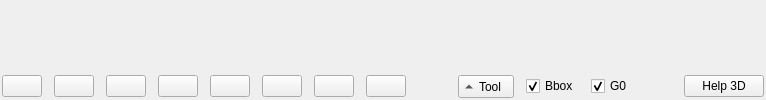
        <widget class="QWidget" name="tabVisu3D">
         <property name="sizePolicy">
          <sizepolicy hsizetype="Preferred" vsizetype="Preferred">
           <horstretch>1</horstretch>
           <verstretch>1</verstretch>
          </sizepolicy>
         </property>
         <attribute name="title">
          <string>Viewer3D</string>
         </attribute>
         <layout class="QVBoxLayout" name="verticalLayout_4">
          <property name="spacing">
           <number>1</number>
          </property>
          <property name="leftMargin">
           <number>2</number>
          </property>
          <property name="topMargin">
           <number>2</number>
          </property>
          <property name="rightMargin">
           <number>2</number>
          </property>
          <property name="bottomMargin">
           <number>2</number>
          </property>
          <item>
           <widget class="Viewer" name="visu3D" native="true">
            <property name="sizePolicy">
             <sizepolicy hsizetype="Preferred" vsizetype="Preferred">
              <horstretch>1</horstretch>
              <verstretch>1</verstretch>
             </sizepolicy>
            </property>
            <property name="palette">
             <palette>
              <active>
               <colorrole role="Base">
                <brush brushstyle="SolidPattern">
                 <color alpha="255">
                  <red>255</red>
                  <green>255</green>
                  <blue>255</blue>
                 </color>
                </brush>
               </colorrole>
               <colorrole role="Window">
                <brush brushstyle="SolidPattern">
                 <color alpha="255">
                  <red>255</red>
                  <green>255</green>
                  <blue>255</blue>
                 </color>
                </brush>
               </colorrole>
              </active>
              <inactive>
               <colorrole role="Base">
                <brush brushstyle="SolidPattern">
                 <color alpha="255">
                  <red>255</red>
                  <green>255</green>
                  <blue>255</blue>
                 </color>
                </brush>
               </colorrole>
               <colorrole role="Window">
                <brush brushstyle="SolidPattern">
                 <color alpha="255">
                  <red>255</red>
                  <green>255</green>
                  <blue>255</blue>
                 </color>
                </brush>
               </colorrole>
              </inactive>
              <disabled>
               <colorrole role="Base">
                <brush brushstyle="SolidPattern">
                 <color alpha="255">
                  <red>255</red>
                  <green>255</green>
                  <blue>255</blue>
                 </color>
                </brush>
               </colorrole>
               <colorrole role="Window">
                <brush brushstyle="SolidPattern">
                 <color alpha="255">
                  <red>255</red>
                  <green>255</green>
                  <blue>255</blue>
                 </color>
                </brush>
               </colorrole>
              </disabled>
             </palette>
            </property>
            <property name="focusPolicy">
             <enum>Qt::StrongFocus</enum>
            </property>
           </widget>
          </item>
          <item>
           <layout class="QHBoxLayout" name="layout3D">
            <property name="spacing">
             <number>12</number>
            </property>
            <property name="sizeConstraint">
             <enum>QLayout::SetMinimumSize</enum>
            </property>
            <property name="leftMargin">
             <number>0</number>
            </property>
            <item>
             <widget class="QPushButton" name="View3DButton">
              <property name="toolTip">
               <string>Perspective view</string>
              </property>
              <property name="text">
               <string/>
              </property>
              <property name="icon">
               <iconset resource="../GrblController.qrc">
                <normaloff>:/img/isoview2.png</normaloff>:/img/isoview2.png</iconset>
              </property>
             </widget>
            </item>
            <item>
             <widget class="QPushButton" name="FrontViewButton">
              <property name="enabled">
               <bool>true</bool>
              </property>
              <property name="toolTip">
               <string>Front view</string>
              </property>
              <property name="text">
               <string/>
              </property>
              <property name="icon">
               <iconset resource="../GrblController.qrc">
                <normaloff>:/img/frontview.png</normaloff>:/img/frontview.png</iconset>
              </property>
             </widget>
            </item>
            <item>
             <widget class="QPushButton" name="BackViewButton">
              <property name="toolTip">
               <string>Back view</string>
              </property>
              <property name="text">
               <string/>
              </property>
              <property name="icon">
               <iconset resource="../GrblController.qrc">
                <normaloff>:/img/backview.png</normaloff>:/img/backview.png</iconset>
              </property>
             </widget>
            </item>
            <item>
             <widget class="QPushButton" name="LeftViewButton">
              <property name="toolTip">
               <string>Left view</string>
              </property>
              <property name="text">
               <string/>
              </property>
              <property name="icon">
               <iconset resource="../GrblController.qrc">
                <normaloff>:/img/leftview.png</normaloff>:/img/leftview.png</iconset>
              </property>
             </widget>
            </item>
            <item>
             <widget class="QPushButton" name="RightViewButton">
              <property name="toolTip">
               <string>Right view </string>
              </property>
              <property name="text">
               <string/>
              </property>
              <property name="icon">
               <iconset resource="../GrblController.qrc">
                <normaloff>:/img/rightview.png</normaloff>:/img/rightview.png</iconset>
              </property>
             </widget>
            </item>
            <item>
             <widget class="QPushButton" name="BottomViewButton">
              <property name="toolTip">
               <string>Bottom view</string>
              </property>
              <property name="text">
               <string/>
              </property>
              <property name="icon">
               <iconset resource="../GrblController.qrc">
                <normaloff>:/img/bottomview.png</normaloff>:/img/bottomview.png</iconset>
              </property>
             </widget>
            </item>
            <item>
             <widget class="QPushButton" name="TopViewButton">
              <property name="toolTip">
               <string>Top view</string>
              </property>
              <property name="text">
               <string/>
              </property>
              <property name="icon">
               <iconset resource="../GrblController.qrc">
                <normaloff>:/img/topview.png</normaloff>:/img/topview.png</iconset>
              </property>
             </widget>
            </item>
            <item>
             <widget class="QPushButton" name="VectorUpButton">
              <property name="toolTip">
               <string>Vector up along Y axis </string>
              </property>
              <property name="text">
               <string/>
              </property>
              <property name="icon">
               <iconset resource="../GrblController.qrc">
                <normaloff>:/img/upvector.png</normaloff>:/img/upvector.png</iconset>
              </property>
             </widget>
            </item>
            <item>
             <spacer name="horizontalSpacer_4">
              <property name="orientation">
               <enum>Qt::Horizontal</enum>
              </property>
              <property name="sizeHint" stdset="0">
               <size>
                <width>40</width>
                <height>20</height>
               </size>
              </property>
             </spacer>
            </item>
            <item>
             <widget class="QToolButton" name="toolButton">
              <property name="toolTip">
               <string>tool selection</string>
              </property>
              <property name="layoutDirection">
               <enum>Qt::LeftToRight</enum>
              </property>
              <property name="text">
               <string>Tool</string>
              </property>
              <property name="popupMode">
               <enum>QToolButton::InstantPopup</enum>
              </property>
              <property name="toolButtonStyle">
               <enum>Qt::ToolButtonTextBesideIcon</enum>
              </property>
              <property name="autoRaise">
               <bool>false</bool>
              </property>
              <property name="arrowType">
               <enum>Qt::UpArrow</enum>
              </property>
             </widget>
            </item>
            <item>
             <widget class="QCheckBox" name="BBcheckBox">
              <property name="toolTip">
               <string>With or without bounding box</string>
              </property>
              <property name="text">
               <string>Bbox</string>
              </property>
              <property name="checked">
               <bool>true</bool>
              </property>
             </widget>
            </item>
            <item>
             <widget class="QCheckBox" name="G0checkBox">
              <property name="toolTip">
               <string>with or without rapid movements</string>
              </property>
              <property name="text">
               <string>G0</string>
              </property>
              <property name="checked">
               <bool>true</bool>
              </property>
             </widget>
            </item>
            <item>
             <spacer name="horizontalSpacer3D">
              <property name="orientation">
               <enum>Qt::Horizontal</enum>
              </property>
              <property name="sizeType">
               <enum>QSizePolicy::Expanding</enum>
              </property>
              <property name="sizeHint" stdset="0">
               <size>
                <width>40</width>
                <height>20</height>
               </size>
              </property>
             </spacer>
            </item>
            <item>
             <widget class="QPushButton" name="Help3DButton">
              <property name="sizePolicy">
               <sizepolicy hsizetype="Fixed" vsizetype="Maximum">
                <horstretch>0</horstretch>
                <verstretch>0</verstretch>
               </sizepolicy>
              </property>
              <property name="toolTip">
               <string>Help 3D</string>
              </property>
              <property name="text">
               <string>Help 3D</string>
              </property>
              <property name="flat">
               <bool>false</bool>
              </property>
             </widget>
            </item>
           </layout>
          </item>
         </layout>
        </widget>
